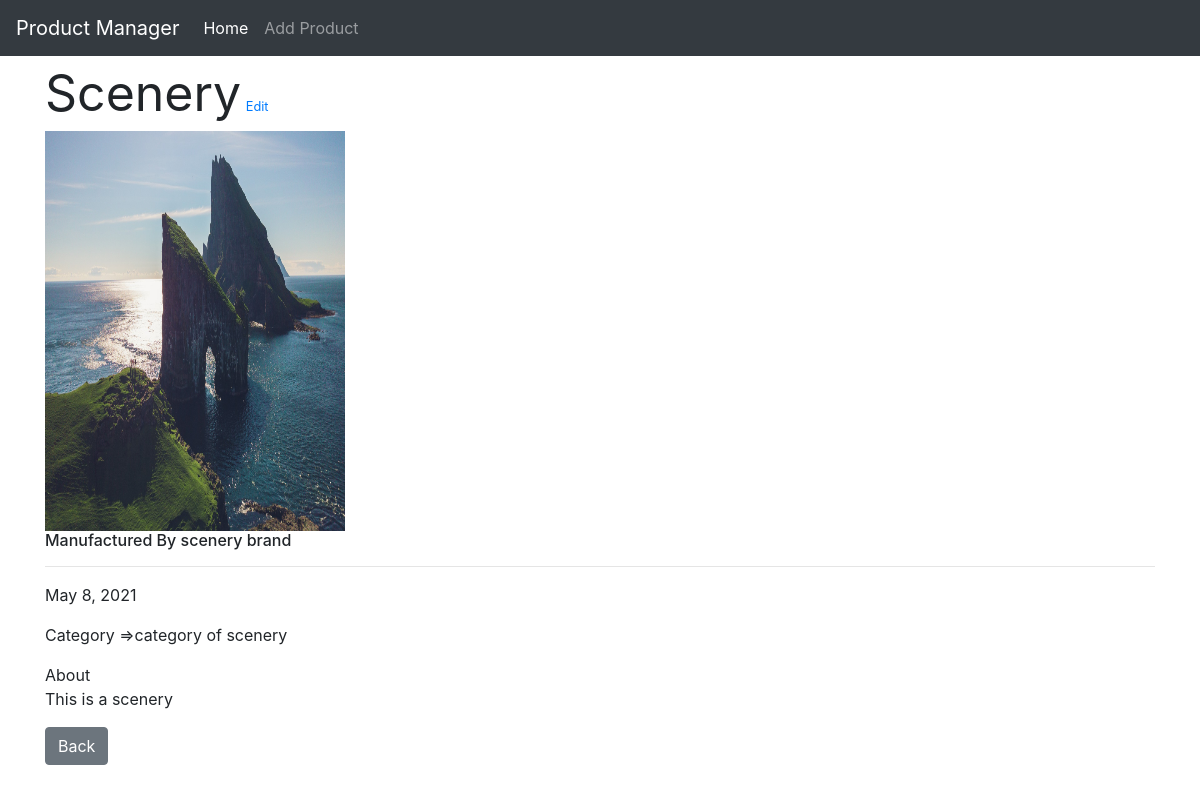
/product/5, run on the app's committed database.
### application_1/models.py (models this page shows, shortened)
class Product(models.Model):
    name = models.CharField(max_length=255)
    description = models.TextField()
    category = models.CharField(max_length=100)
    brand = models.CharField(max_length=100)
    size = models.IntegerField()
    date_added = models.DateField(auto_now_add=True)
    product_image = models.ImageField(null=True,blank=True,upload_to="images/")
    gender = models.CharField(max_length=10)

### application_1/views.py (the view)
# urls.py: path('product/<int:pk>',ProductDetailView.as_view(),name="product-detail"),
class ProductDetailView(DetailView):
    model = Product
    template_name = 'product_detail.html'

### application_1/templates/product_detail.html (shortened to what this page needs)
{% extends 'base.html' %}
{% block content%}
<span style="font-size:50px; font-weight:10px">{{product.name}}</span>  <small><a href="{% url 'update_product' product.pk %}">Edit</a></small> <br>
{% if product.product_image %}
    <img src="{{product.product_image.url}}" width="300"
     height="400" >
{% endif %}
<h6>Manufactured By {{product.brand}}</h6>
<hr>
<p>{{product.date_added}}</p>
<p>Category =>{{product.category}}</p>
<p>About <br>{{product.description}}</p>
<a class="btn btn-secondary" href="{% url "home" %}">Back<a>
{% endblock %}

### data on the page
Product: name "Scenery", product_image (picture), brand "scenery brand", date_added "May 8, 2021", category "category of scenery", description "This is a scenery"
